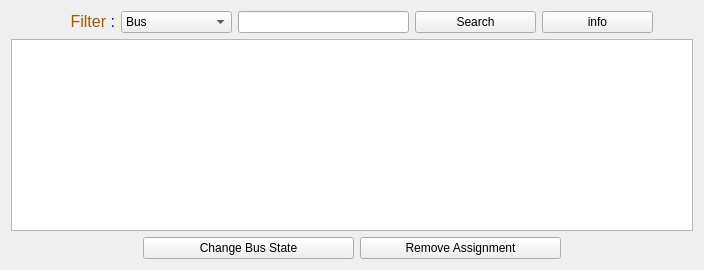
              <widget class="QWidget" name="assigned_buses_2">
               <attribute name="title">
                <string>Assigned Buses</string>
               </attribute>
               <layout class="QGridLayout" name="gridLayout_54">
                <item row="0" column="0">
                 <layout class="QGridLayout" name="gridLayout_55">
                  <item row="1" column="0">
                   <widget class="QTableWidget" name="tableWidget_24"/>
                  </item>
                  <item row="2" column="0">
                   <layout class="QHBoxLayout" name="horizontalLayout_44">
                    <item>
                     <spacer name="horizontalSpacer_113">
                      <property name="orientation">
                       <enum>Qt::Horizontal</enum>
                      </property>
                      <property name="sizeHint" stdset="0">
                       <size>
                        <width>40</width>
                        <height>20</height>
                       </size>
                      </property>
                     </spacer>
                    </item>
                    <item>
                     <widget class="QPushButton" name="pushButton_85">
                      <property name="minimumSize">
                       <size>
                        <width>211</width>
                        <height>0</height>
                       </size>
                      </property>
                      <property name="text">
                       <string>Change Bus State</string>
                      </property>
                      <property name="icon">
                       <iconset theme="applications-system">
                        <normaloff>../../../../../.designer/backup</normaloff>../../../../../.designer/backup</iconset>
                      </property>
                     </widget>
                    </item>
                    <item>
                     <widget class="QPushButton" name="pushButton_86">
                      <property name="minimumSize">
                       <size>
                        <width>201</width>
                        <height>0</height>
                       </size>
                      </property>
                      <property name="text">
                       <string>Remove Assignment</string>
                      </property>
                      <property name="icon">
                       <iconset theme="list-remove">
                        <normaloff>../../../../../.designer/backup</normaloff>../../../../../.designer/backup</iconset>
                      </property>
                     </widget>
                    </item>
                    <item>
                     <spacer name="horizontalSpacer_114">
                      <property name="orientation">
                       <enum>Qt::Horizontal</enum>
                      </property>
                      <property name="sizeHint" stdset="0">
                       <size>
                        <width>40</width>
                        <height>20</height>
                       </size>
                      </property>
                     </spacer>
                    </item>
                   </layout>
                  </item>
                  <item row="0" column="0">
                   <layout class="QHBoxLayout" name="horizontalLayout_45">
                    <item>
                     <spacer name="horizontalSpacer_115">
                      <property name="orientation">
                       <enum>Qt::Horizontal</enum>
                      </property>
                      <property name="sizeHint" stdset="0">
                       <size>
                        <width>40</width>
                        <height>20</height>
                       </size>
                      </property>
                     </spacer>
                    </item>
                    <item>
                     <widget class="QLabel" name="label_137">
                      <property name="minimumSize">
                       <size>
                        <width>64</width>
                        <height>21</height>
                       </size>
                      </property>
                      <property name="text">
                       <string>&lt;html&gt;&lt;head/&gt;&lt;body&gt;&lt;p align=&quot;right&quot;&gt;&lt;span style=&quot; font-size:12pt; color:#aa5500;&quot;&gt;Filter &lt;/span&gt;&lt;span style=&quot; font-size:12pt; color:#0000ff;&quot;&gt;:&lt;/span&gt;&lt;/p&gt;&lt;/body&gt;&lt;/html&gt;</string>
                      </property>
                     </widget>
                    </item>
                    <item>
                     <widget class="QComboBox" name="comboBox_18">
                      <property name="minimumSize">
                       <size>
                        <width>111</width>
                        <height>0</height>
                       </size>
                      </property>
                      <item>
                       <property name="text">
                        <string>Bus</string>
                       </property>
                      </item>
                      <item>
                       <property name="text">
                        <string>Driver</string>
                       </property>
                      </item>
                      <item>
                       <property name="text">
                        <string>State</string>
                       </property>
                      </item>
                     </widget>
                    </item>
                    <item>
                     <widget class="QLineEdit" name="lineEdit_18">
                      <property name="minimumSize">
                       <size>
                        <width>171</width>
                        <height>0</height>
                       </size>
                      </property>
                     </widget>
                    </item>
                    <item>
                     <widget class="QPushButton" name="pushButton_87">
                      <property name="minimumSize">
                       <size>
                        <width>121</width>
                        <height>0</height>
                       </size>
                      </property>
                      <property name="text">
                       <string>Search</string>
                      </property>
                      <property name="icon">
                       <iconset theme="edit-find">
                        <normaloff>../../../../../.designer/backup</normaloff>../../../../../.designer/backup</iconset>
                      </property>
                     </widget>
                    </item>
                    <item>
                     <widget class="QPushButton" name="pushButton_88">
                      <property name="minimumSize">
                       <size>
                        <width>111</width>
                        <height>0</height>
                       </size>
                      </property>
                      <property name="text">
                       <string>info</string>
                      </property>
                      <property name="icon">
                       <iconset theme="dialog-information">
                        <normaloff>../../../../../.designer/backup</normaloff>../../../../../.designer/backup</iconset>
                      </property>
                     </widget>
                    </item>
                    <item>
                     <spacer name="horizontalSpacer_116">
                      <property name="orientation">
                       <enum>Qt::Horizontal</enum>
                      </property>
                      <property name="sizeHint" stdset="0">
                       <size>
                        <width>40</width>
                        <height>20</height>
                       </size>
                      </property>
                     </spacer>
                    </item>
                   </layout>
                  </item>
                 </layout>
                </item>
               </layout>
              </widget>
